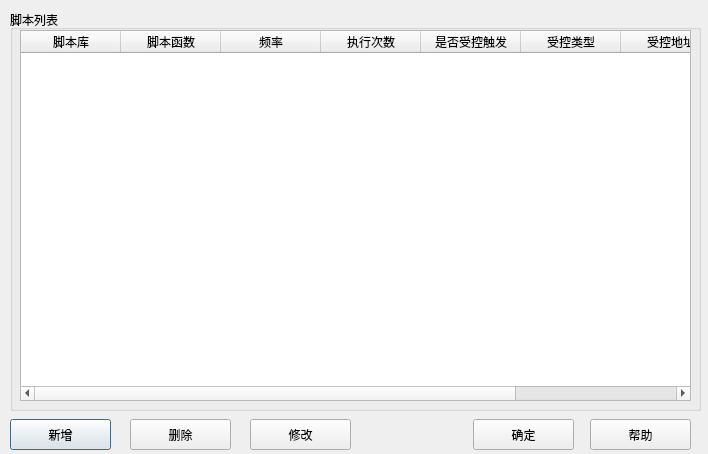
<?xml version="1.0" encoding="UTF-8"?>
<ui version="4.0">
 <class>globalScriptDlg</class>
 <widget class="QDialog" name="globalScriptDlg">
  <property name="geometry">
   <rect>
    <x>0</x>
    <y>0</y>
    <width>708</width>
    <height>454</height>
   </rect>
  </property>
  <property name="windowTitle">
   <string>全局脚本管理器</string>
  </property>
  <widget class="QGroupBox" name="groupBox">
   <property name="geometry">
    <rect>
     <x>10</x>
     <y>10</y>
     <width>691</width>
     <height>401</height>
    </rect>
   </property>
   <property name="title">
    <string>脚本列表</string>
   </property>
   <widget class="QTableWidget" name="table">
    <property name="geometry">
     <rect>
      <x>10</x>
      <y>20</y>
      <width>671</width>
      <height>371</height>
     </rect>
    </property>
    <property name="editTriggers">
     <set>QAbstractItemView::NoEditTriggers</set>
    </property>
    <property name="selectionMode">
     <enum>QAbstractItemView::SingleSelection</enum>
    </property>
    <property name="selectionBehavior">
     <enum>QAbstractItemView::SelectRows</enum>
    </property>
    <property name="textElideMode">
     <enum>Qt::ElideLeft</enum>
    </property>
    <column>
     <property name="text">
      <string>脚本库</string>
     </property>
    </column>
    <column>
     <property name="text">
      <string>脚本函数</string>
     </property>
    </column>
    <column>
     <property name="text">
      <string>频率</string>
     </property>
    </column>
    <column>
     <property name="text">
      <string>执行次数</string>
     </property>
    </column>
    <column>
     <property name="text">
      <string>是否受控触发</string>
     </property>
    </column>
    <column>
     <property name="text">
      <string>受控类型</string>
     </property>
    </column>
    <column>
     <property name="text">
      <string>受控地址</string>
     </property>
    </column>
    <column>
     <property name="text">
      <string>执行条件</string>
     </property>
    </column>
   </widget>
  </widget>
  <widget class="QPushButton" name="newadd">
   <property name="geometry">
    <rect>
     <x>10</x>
     <y>419</y>
     <width>101</width>
     <height>31</height>
    </rect>
   </property>
   <property name="text">
    <string>新增</string>
   </property>
  </widget>
  <widget class="QPushButton" name="deletebtn">
   <property name="geometry">
    <rect>
     <x>130</x>
     <y>419</y>
     <width>101</width>
     <height>31</height>
    </rect>
   </property>
   <property name="text">
    <string>删除</string>
   </property>
  </widget>
  <widget class="QPushButton" name="alterbtn">
   <property name="geometry">
    <rect>
     <x>250</x>
     <y>419</y>
     <width>101</width>
     <height>31</height>
    </rect>
   </property>
   <property name="text">
    <string>修改</string>
   </property>
  </widget>
  <widget class="QPushButton" name="exsitbtn">
   <property name="geometry">
    <rect>
     <x>473</x>
     <y>419</y>
     <width>101</width>
     <height>31</height>
    </rect>
   </property>
   <property name="text">
    <string>确定</string>
   </property>
  </widget>
  <widget class="QPushButton" name="helpbtn">
   <property name="geometry">
    <rect>
     <x>590</x>
     <y>419</y>
     <width>101</width>
     <height>31</height>
    </rect>
   </property>
   <property name="text">
    <string>帮助</string>
   </property>
  </widget>
 </widget>
 <resources/>
 <connections/>
</ui>
